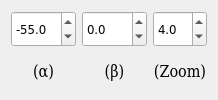
             <widget class="QFrame" name="frameWin5">
              <property name="frameShape">
               <enum>QFrame::NoFrame</enum>
              </property>
              <property name="frameShadow">
               <enum>QFrame::Raised</enum>
              </property>
              <layout class="QHBoxLayout" name="horizontalLayout_14">
               <item>
                <layout class="QVBoxLayout" name="verticalLayout_38">
                 <item>
                  <widget class="QDoubleSpinBox" name="alpha6view_window5">
                   <property name="sizePolicy">
                    <sizepolicy hsizetype="Fixed" vsizetype="Preferred">
                     <horstretch>0</horstretch>
                     <verstretch>0</verstretch>
                    </sizepolicy>
                   </property>
                   <property name="minimumSize">
                    <size>
                     <width>20</width>
                     <height>0</height>
                    </size>
                   </property>
                   <property name="maximumSize">
                    <size>
                     <width>167777</width>
                     <height>16777215</height>
                    </size>
                   </property>
                   <property name="font">
                    <font>
                     <family>DejaVu Sans Condensed</family>
                     <pointsize>10</pointsize>
                    </font>
                   </property>
                   <property name="decimals">
                    <number>1</number>
                   </property>
                   <property name="minimum">
                    <double>-360.000000000000000</double>
                   </property>
                   <property name="maximum">
                    <double>360.000000000000000</double>
                   </property>
                   <property name="singleStep">
                    <double>1.000000000000000</double>
                   </property>
                   <property name="value">
                    <double>-55.000000000000000</double>
                   </property>
                  </widget>
                 </item>
                 <item>
                  <widget class="QLabel" name="label_59">
                   <property name="font">
                    <font>
                     <family>DejaVu Serif Condensed</family>
                     <pointsize>12</pointsize>
                    </font>
                   </property>
                   <property name="text">
                    <string>(α)</string>
                   </property>
                   <property name="alignment">
                    <set>Qt::AlignCenter</set>
                   </property>
                  </widget>
                 </item>
                </layout>
               </item>
               <item>
                <layout class="QVBoxLayout" name="verticalLayout_39">
                 <item>
                  <widget class="QDoubleSpinBox" name="beta6view_window5">
                   <property name="sizePolicy">
                    <sizepolicy hsizetype="Fixed" vsizetype="Preferred">
                     <horstretch>0</horstretch>
                     <verstretch>0</verstretch>
                    </sizepolicy>
                   </property>
                   <property name="minimumSize">
                    <size>
                     <width>20</width>
                     <height>0</height>
                    </size>
                   </property>
                   <property name="maximumSize">
                    <size>
                     <width>167777</width>
                     <height>16777215</height>
                    </size>
                   </property>
                   <property name="font">
                    <font>
                     <family>DejaVu Sans Condensed</family>
                     <pointsize>10</pointsize>
                    </font>
                   </property>
                   <property name="decimals">
                    <number>1</number>
                   </property>
                   <property name="minimum">
                    <double>-360.000000000000000</double>
                   </property>
                   <property name="maximum">
                    <double>360.000000000000000</double>
                   </property>
                   <property name="singleStep">
                    <double>0.100000000000000</double>
                   </property>
                  </widget>
                 </item>
                 <item>
                  <widget class="QLabel" name="label_60">
                   <property name="font">
                    <font>
                     <family>DejaVu Serif Condensed</family>
                     <pointsize>12</pointsize>
                    </font>
                   </property>
                   <property name="text">
                    <string>(β)</string>
                   </property>
                   <property name="alignment">
                    <set>Qt::AlignCenter</set>
                   </property>
                  </widget>
                 </item>
                </layout>
               </item>
               <item>
                <layout class="QVBoxLayout" name="verticalLayout_40">
                 <item>
                  <widget class="QDoubleSpinBox" name="zoom6view_window5">
                   <property name="sizePolicy">
                    <sizepolicy hsizetype="Fixed" vsizetype="Preferred">
                     <horstretch>0</horstretch>
                     <verstretch>0</verstretch>
                    </sizepolicy>
                   </property>
                   <property name="minimumSize">
                    <size>
                     <width>20</width>
                     <height>0</height>
                    </size>
                   </property>
                   <property name="maximumSize">
                    <size>
                     <width>167777</width>
                     <height>16777215</height>
                    </size>
                   </property>
                   <property name="font">
                    <font>
                     <family>DejaVu Sans Condensed</family>
                     <pointsize>10</pointsize>
                    </font>
                   </property>
                   <property name="decimals">
                    <number>1</number>
                   </property>
                   <property name="minimum">
                    <double>2.000000000000000</double>
                   </property>
                   <property name="maximum">
                    <double>14.000000000000000</double>
                   </property>
                   <property name="singleStep">
                    <double>0.100000000000000</double>
                   </property>
                   <property name="value">
                    <double>4.000000000000000</double>
                   </property>
                  </widget>
                 </item>
                 <item>
                  <widget class="QLabel" name="label_61">
                   <property name="font">
                    <font>
                     <family>DejaVu Serif Condensed</family>
                     <pointsize>12</pointsize>
                    </font>
                   </property>
                   <property name="text">
                    <string>(Zoom)</string>
                   </property>
                   <property name="alignment">
                    <set>Qt::AlignCenter</set>
                   </property>
                  </widget>
                 </item>
                </layout>
               </item>
              </layout>
             </widget>
